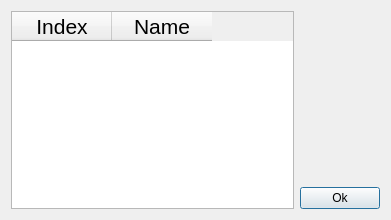
<?xml version="1.0" encoding="UTF-8"?>
<ui version="4.0">
 <class>Table</class>
 <widget class="QDialog" name="Table">
  <property name="geometry">
   <rect>
    <x>0</x>
    <y>0</y>
    <width>391</width>
    <height>220</height>
   </rect>
  </property>
  <property name="windowTitle">
   <string>Dialog</string>
  </property>
  <property name="styleSheet">
   <string notr="true">Table{
background:url(./figures/table_background.jpg);
}</string>
  </property>
  <layout class="QGridLayout" name="gridLayout_2">
   <item row="0" column="0">
    <layout class="QGridLayout" name="gridLayout">
     <item row="0" column="0">
      <layout class="QHBoxLayout" name="horizontalLayout">
       <item>
        <widget class="QTableWidget" name="TableHolder">
         <property name="selectionBehavior">
          <enum>QAbstractItemView::SelectRows</enum>
         </property>
         <column>
          <property name="text">
           <string>Index</string>
          </property>
          <property name="font">
           <font>
            <pointsize>16</pointsize>
           </font>
          </property>
         </column>
         <column>
          <property name="text">
           <string>Name</string>
          </property>
          <property name="font">
           <font>
            <pointsize>16</pointsize>
           </font>
          </property>
         </column>
        </widget>
       </item>
       <item>
        <layout class="QVBoxLayout" name="verticalLayout">
         <item>
          <spacer name="verticalSpacer">
           <property name="orientation">
            <enum>Qt::Vertical</enum>
           </property>
           <property name="sizeHint" stdset="0">
            <size>
             <width>20</width>
             <height>40</height>
            </size>
           </property>
          </spacer>
         </item>
         <item>
          <widget class="QPushButton" name="OkButton">
           <property name="text">
            <string>Ok</string>
           </property>
          </widget>
         </item>
        </layout>
       </item>
      </layout>
     </item>
    </layout>
   </item>
  </layout>
 </widget>
 <resources/>
 <connections>
  <connection>
   <sender>OkButton</sender>
   <signal>clicked()</signal>
   <receiver>Table</receiver>
   <slot>accept()</slot>
   <hints>
    <hint type="sourcelabel">
     <x>346</x>
     <y>189</y>
    </hint>
    <hint type="destinationlabel">
     <x>195</x>
     <y>109</y>
    </hint>
   </hints>
  </connection>
 </connections>
</ui>
